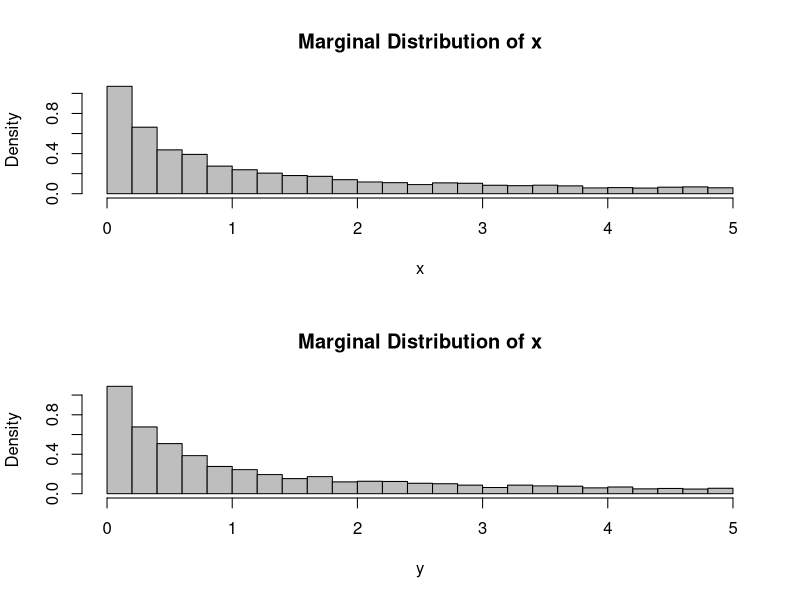

This figure's R source:
rm(list=ls())
B=5
k=15
m=5000
x=NULL
y=NULL

while(length(x)<m){

x.val=c(runif(1,0,B),rep((B+1),length=k))  
y.val= c(runif(1,0,B),rep((B+1),length=k))
 for (j in 2:(k+1)){
  while(x.val[j]>B) x.val[j]=rexp(1,y.val[j-1])
  while(y.val[j]>B) y.val[j]=rexp(1,x.val[j]) 
 }
 x=c(x,x.val[(k+1)]) 
 y=c(y,y.val[(k+1)]) 
}

par(mfrow=c(2,1))
hist(x,breaks="fd",col="gray",prob=TRUE,main="Marginal Distribution of x")
hist(y,breaks="fd",col="gray",prob=TRUE,main="Marginal Distribution of x")